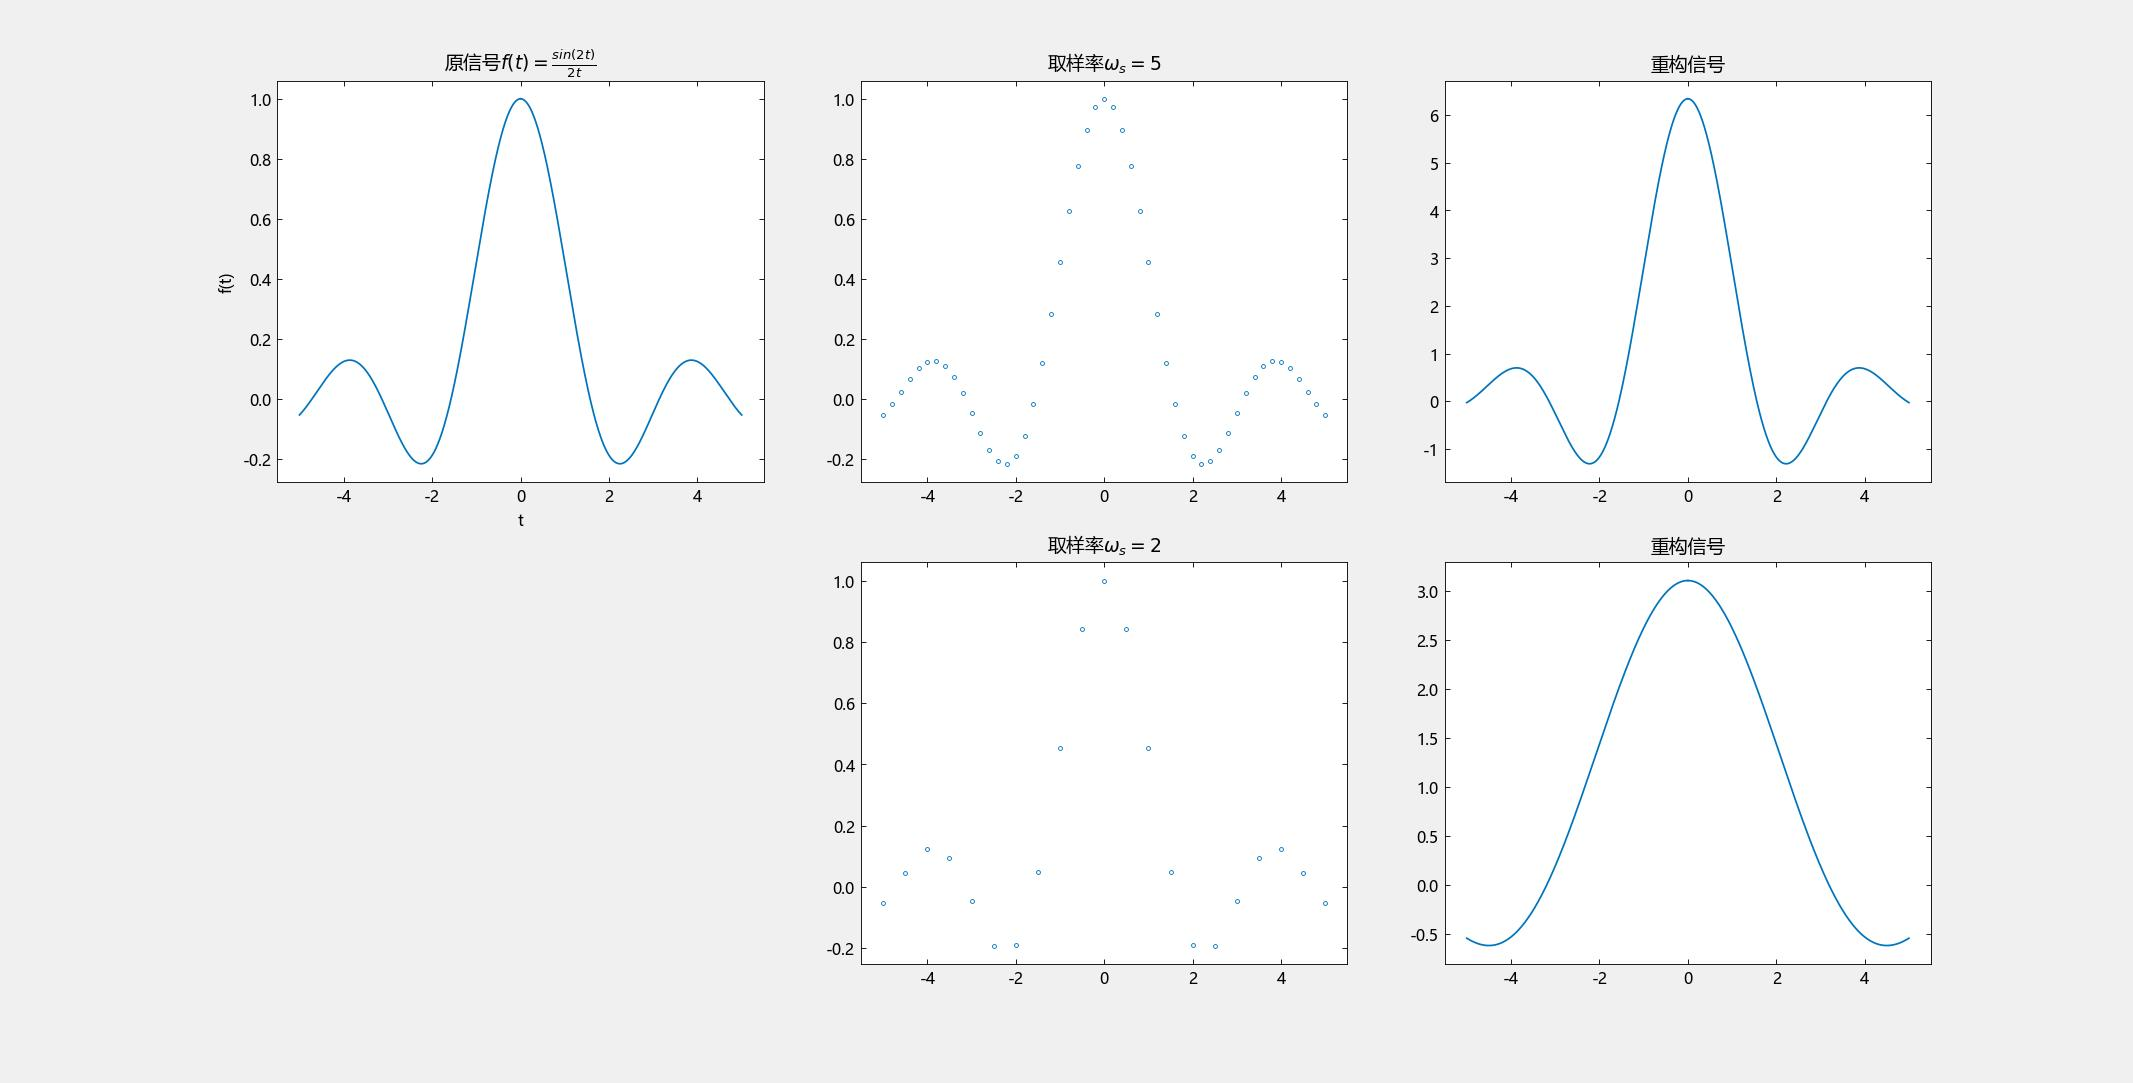

Write the Julia code that produced this figure.
using TyPlot

global ω_m = 2

# Sa函数
function sinc(t)
    if t == 0
        return 1
    else
        return sin(t)/t
    end
end

# Sa(2t), ω_s ≥ 2ω_m = 4 Hz
function signal(t)
    return sinc(ω_m * t)
end

# 连续
t_continuous = -5:0.001:5
x_continuous = [signal(t) for t in t_continuous]

subplot(2,3,1)
plot(t_continuous, x_continuous)
xlabel("t")
ylabel("f(t)")
title(raw"原信号$f(t) = \frac{sin(2t)}{2t}$")

# 离散信号 取ω=5
ω1 = 5 
t1 = -5:1/ω1:5
x1 = [signal(t) for t in t1]
n1 = t1 .* ω1

subplot(2,3,2)
scatter(t1, x1, 5)
title(raw"取样率$ω_s = 5$")

function reconstruct1(t)
    return sum(signal.(t1) .* sinc.(ω1 .* (t .- t1) ./2))
end
xrecon1 = [reconstruct1(t) for t in t_continuous]

subplot(2,3,3)
plot(t_continuous, xrecon1)
title("重构信号")

# 离散信号 取ω=2
ω2 = 2
t2 = -5:1/ω2:5
x2 = [signal(t) for t in t2]
n1 = t2 .* ω2

subplot(2,3,5)
scatter(t2, x2, 5)
title(raw"取样率$ω_s = 2$")
function reconstruct2(t)
    return sum(signal.(t2) .* sinc.(ω2 .* (t .- t2) ./2))
end
xrecon2 = [reconstruct2(t) for t in t_continuous]

subplot(2,3,6)
plot(t_continuous, xrecon2)
title("重构信号")
